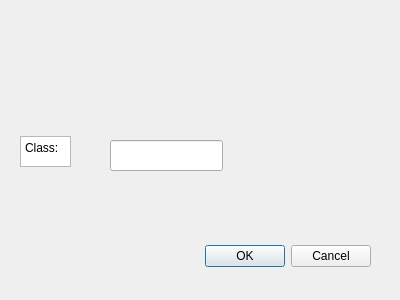
<?xml version="1.0" encoding="UTF-8"?>
<ui version="4.0">
 <class>ClassDialog</class>
 <widget class="QDialog" name="ClassDialog">
  <property name="geometry">
   <rect>
    <x>0</x>
    <y>0</y>
    <width>400</width>
    <height>300</height>
   </rect>
  </property>
  <property name="windowTitle">
   <string>Dialog</string>
  </property>
  <widget class="QDialogButtonBox" name="buttonBox">
   <property name="geometry">
    <rect>
     <x>30</x>
     <y>240</y>
     <width>341</width>
     <height>32</height>
    </rect>
   </property>
   <property name="orientation">
    <enum>Qt::Horizontal</enum>
   </property>
   <property name="standardButtons">
    <set>QDialogButtonBox::Cancel|QDialogButtonBox::Ok</set>
   </property>
  </widget>
  <widget class="QTextEdit" name="textEdit">
   <property name="geometry">
    <rect>
     <x>20</x>
     <y>136</y>
     <width>51</width>
     <height>31</height>
    </rect>
   </property>
   <property name="html">
    <string>&lt;!DOCTYPE HTML PUBLIC &quot;-//W3C//DTD HTML 4.0//EN&quot; &quot;http://www.w3.org/TR/REC-html40/strict.dtd&quot;&gt;
&lt;html&gt;&lt;head&gt;&lt;meta name=&quot;qrichtext&quot; content=&quot;1&quot; /&gt;&lt;meta charset=&quot;utf-8&quot; /&gt;&lt;style type=&quot;text/css&quot;&gt;
p, li { white-space: pre-wrap; }
hr { height: 1px; border-width: 0; }
li.unchecked::marker { content: &quot;\2610&quot;; }
li.checked::marker { content: &quot;\2612&quot;; }
&lt;/style&gt;&lt;/head&gt;&lt;body style=&quot; font-family:'Segoe UI'; font-size:9pt; font-weight:400; font-style:normal;&quot;&gt;
&lt;p style=&quot; margin-top:0px; margin-bottom:0px; margin-left:0px; margin-right:0px; -qt-block-indent:0; text-indent:0px;&quot;&gt;Class:&lt;/p&gt;&lt;/body&gt;&lt;/html&gt;</string>
   </property>
  </widget>
  <widget class="QLineEdit" name="lineEdit">
   <property name="geometry">
    <rect>
     <x>110</x>
     <y>140</y>
     <width>113</width>
     <height>31</height>
    </rect>
   </property>
  </widget>
 </widget>
 <resources/>
 <connections>
  <connection>
   <sender>buttonBox</sender>
   <signal>accepted()</signal>
   <receiver>ClassDialog</receiver>
   <slot>accept()</slot>
   <hints>
    <hint type="sourcelabel">
     <x>248</x>
     <y>254</y>
    </hint>
    <hint type="destinationlabel">
     <x>157</x>
     <y>274</y>
    </hint>
   </hints>
  </connection>
  <connection>
   <sender>buttonBox</sender>
   <signal>rejected()</signal>
   <receiver>ClassDialog</receiver>
   <slot>reject()</slot>
   <hints>
    <hint type="sourcelabel">
     <x>316</x>
     <y>260</y>
    </hint>
    <hint type="destinationlabel">
     <x>286</x>
     <y>274</y>
    </hint>
   </hints>
  </connection>
 </connections>
</ui>
